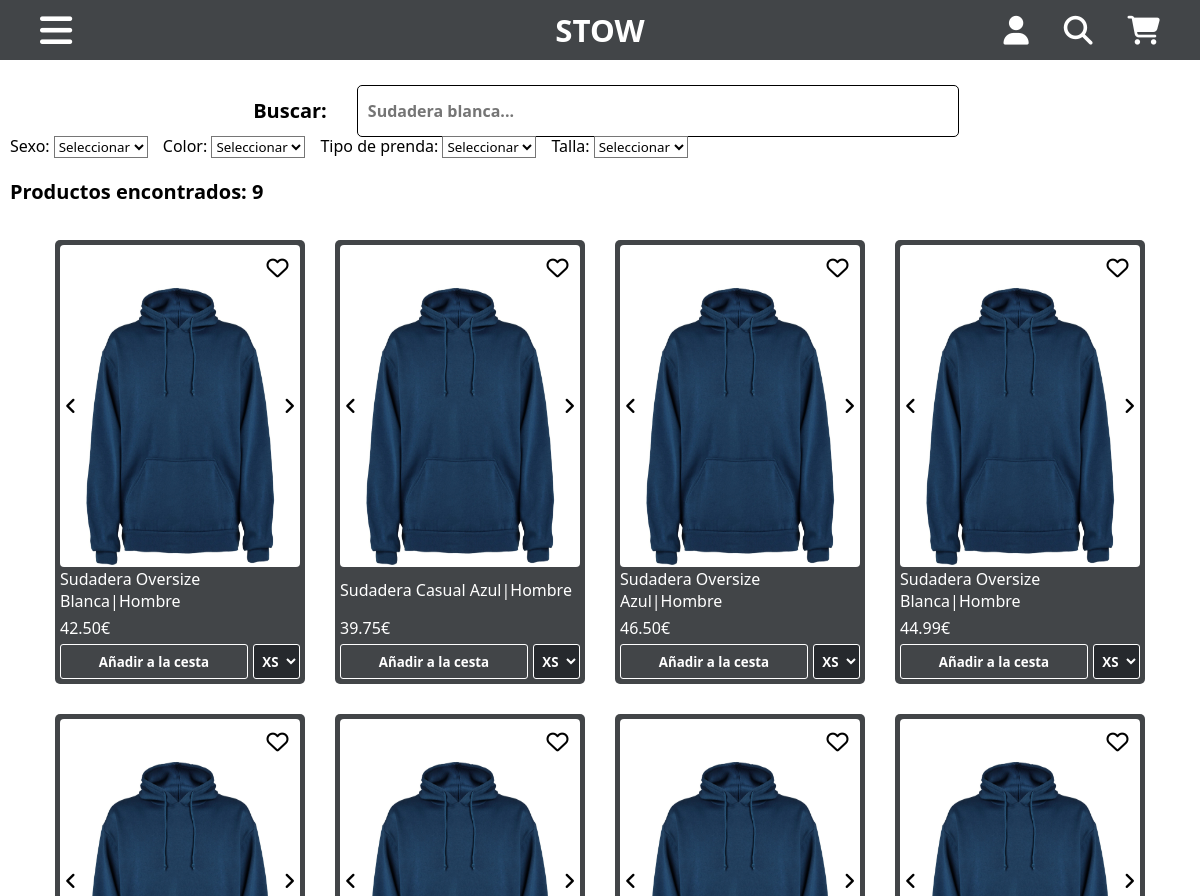
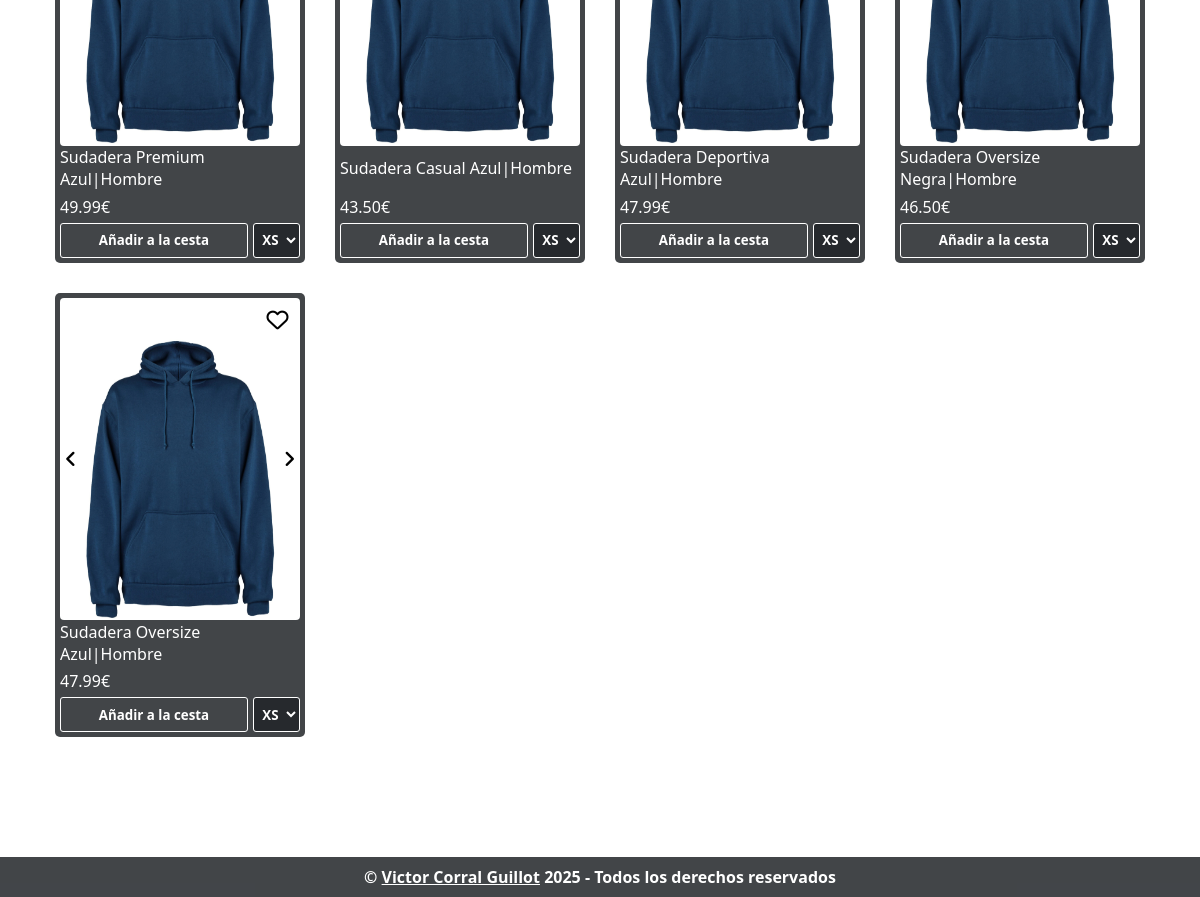
Page /productos?sexo=hombre&tipo=sudadera on the committed database (2 pictures, top to bottom).
### tables this page shows
CREATE TABLE Productos (
    ID VARCHAR(10) PRIMARY KEY,
    Nombre VARCHAR(255),
    Sexo VARCHAR(10),
    Color VARCHAR(25),
    ClaseProducto VARCHAR(20),
    Stock VARCHAR(255),
    Precio DECIMAL(10, 2),
    Imagenes TEXT
);

### productos.php (the view, shortened to what this page needs)
<?php
include_once("./partials/header.php");
if (!empty($_GET['tipo'])) {
    $statement = $conne->prepare("SELECT * FROM productos WHERE LOWER(Sexo) = LOWER(:sexo) AND LOWER(ClaseProducto) = LOWER(:tipo)");
    $statement->bindParam(":sexo", $_GET["sexo"]);
    $statement->bindParam(":tipo", $_GET["tipo"]);
    $statement->execute();
    $productos = $statement->fetchAll(PDO::FETCH_ASSOC);
} else if (!empty($_GET['sexo'])) {
    $statement = $conne->prepare("SELECT * FROM productos WHERE Sexo = :sexo");
    $statement->bindParam(":sexo", $_GET["sexo"]);
    $statement->execute();
    $productos = $statement->fetchAll(PDO::FETCH_ASSOC);
} else if (!empty($_GET['search'])) {
    $response = file_get_contents("http://localhost/search.php?search=" . urlencode($_GET['search']));
    $productos = json_decode($response, true);
} else {
    $statement = $conne->prepare("SELECT * FROM productos");
    $statement->execute();
    $productos = $statement->fetchAll(PDO::FETCH_ASSOC);
}
?>
<link rel="stylesheet" href="./css/productos.css">
<main>
    <div class="barra-busqueda">
        <p>Buscar: </p>
        <form action="./productos">
            <input type="text" name="search" placeholder="Sudadera blanca...">
        </form>
    </div>
    <div id="filtros">
        <form action="./productos">
            <div class="filtro">
                <label for="sexo">Sexo: </label>
                <select name="sexo" id="sexo">
                    <option>Seleccionar</option>
                </select>
            </div>
            <div class="filtro">
                <label for="color">Color: </label>
                <select name="color" id="color">
                    <option>Seleccionar</option>
                </select>
            </div>
            <div class="filtro">
                <label for="tipo">Tipo de prenda: </label>
                <select name="tipo" id="tipo">
                    <option>Seleccionar</option>
                </select>
            </div>
            <div class="filtro">
                <label for="talla">Talla: </label>
                <select name="talla" id="talla">
                    <option>Seleccionar</option>
                </select>
            </div>
        </form>
    </div>
    <p class="productos-encontrados">Productos encontrados: <?= count($productos) ?></p>
    <div class="productos">
        <?php
        foreach ($productos as $producto) { ?>
            <div class="producto" data-id="<?= $producto['ID'] ?>">
                <span class="fa-layers fa-fw">
                    <i class="fa-regular fa-heart"></i>
                </span>
                <div class="imagenes">
                    <i class="fa-solid fa-angle-right"></i>
                    <div class="carrousel">
                        <?php
                        $imagenes = explode(",", $producto['Imagenes']);
                        foreach ($imagenes as $imagen) { ?>
                            <img src="./img/<?= trim($imagen) ?>">
                        <?php }
                        ?>
                    </div>
                    <i class="fa-solid fa-angle-left"></i>
                </div>
                <div class="info-producto">
                    <p class="nombre"><?= $producto["Nombre"] . "|" . $producto["Sexo"] ?></p>
                    <p class="precio"><?= $producto["Precio"] ?>€</p>
                    <div class="comprar">
                        <button class="anadirCesta">Añadir a la cesta</button>
                        <select class="tallaProducto" name="talla">
                            <?php
                            $tallas = explode(",", $producto['Stock']);
                            foreach ($tallas as $talla) {
                                $partes = explode(":", $talla); ?>
                                <option data-stock="<?= $partes[1] ?>" class="notranslate" value="<?= $partes[0] ?>" <?= $partes[1] == 0 ? "disabled" : "" ?>><?= trim($partes[0]) ?></option>
                            <?php  }
                            ?>
                        </select>
                    </div>
                </div>
            </div>
        <?php }
        ?>
    </div>
</main>
<?php include_once
    ("./partials/footer.php");
?>

### rows in the picture
productos: Nombre "Sudadera Oversize Blanca", Sexo "Hombre", Precio "42.50", talla "XS"
productos: Nombre "Sudadera Casual Azul", Sexo "Hombre", Precio "39.75", talla "XS"
productos: Nombre "Sudadera Oversize Azul", Sexo "Hombre", Precio "46.50", talla "XS"
productos: Nombre "Sudadera Oversize Blanca", Sexo "Hombre", Precio "44.99", talla "XS"
productos: Nombre "Sudadera Premium Azul", Sexo "Hombre", Precio "49.99", talla "XS"
productos: Nombre "Sudadera Casual Azul", Sexo "Hombre", Precio "43.50", talla "XS"
productos: Nombre "Sudadera Deportiva Azul", Sexo "Hombre", Precio "47.99", talla "XS"
productos: Nombre "Sudadera Oversize Negra", Sexo "Hombre", Precio "46.50", talla "XS"
productos: Nombre "Sudadera Oversize Azul", Sexo "Hombre", Precio "47.99", talla "XS"

### other values in the picture
count($productos) "9"
